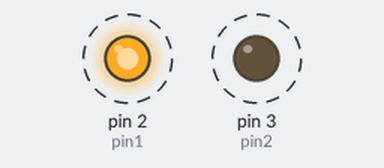
Simulated run of this sketch. Board: Arduino Uno, built with avr-gcc and run on an emulated ATmega328P. Shown: output pins drawn as LEDs (lit = HIGH). Dashed ring = blinking. What the sketch prints to the serial monitor is not drawn.

Above: at 3.6 s.
Timing chart, 0 to 8.1 s (numbered marks = the images above):
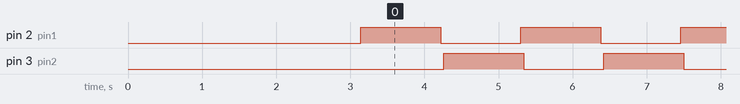

Measured:
- by itself, pin 2 (pin1), pin 3 (pin2): alternates HIGH for 1.1 s and LOW for 1.1 s
- by itself, everything shown: repeats every 2.2 s, in 4 steps

The sketch:

switch.ino
```cpp
int switch1 = 0;
int switch2 = 1;

int pin1 = 2;
int pin2 = 3;

void setup()
{
  Serial.begin(9600);
  pinMode(pin1, OUTPUT);
  pinMode(pin2, OUTPUT);

  delay(3000);
  Serial.print("sc;");
  delay(20);
  Serial.print("sd0,0;");
  delay(20);
  Serial.print("ssSwitch1:;");
  delay(20);
  Serial.print("sd1,0;");
  delay(20);
  Serial.print("ssSwitch2:;");
  delay(20);
}

void loop()
{
  Serial.print("sd0,9;");
  delay(20);
  if (switch1 == 1)
  {
    Serial.print("ssON ;");
    delay(20);
    digitalWrite(pin1, LOW);
    switch1 = 0;
  }
  else
  {
    Serial.print("ssOFF;");
    delay(20);
    digitalWrite(pin1, HIGH);
    switch1 = 1;
  }

  Serial.print("sd1,9;");
  delay(20);
  if (switch2 == 1)
  {
    Serial.print("ssON ;");
    delay(20);
    digitalWrite(pin2, LOW);
    switch2 = 0;
  }
  else
  {
    Serial.print("ssOFF;");
    delay(20);
    digitalWrite(pin2, HIGH);
    switch2 = 1;
  }

  delay(1000);
}
```
